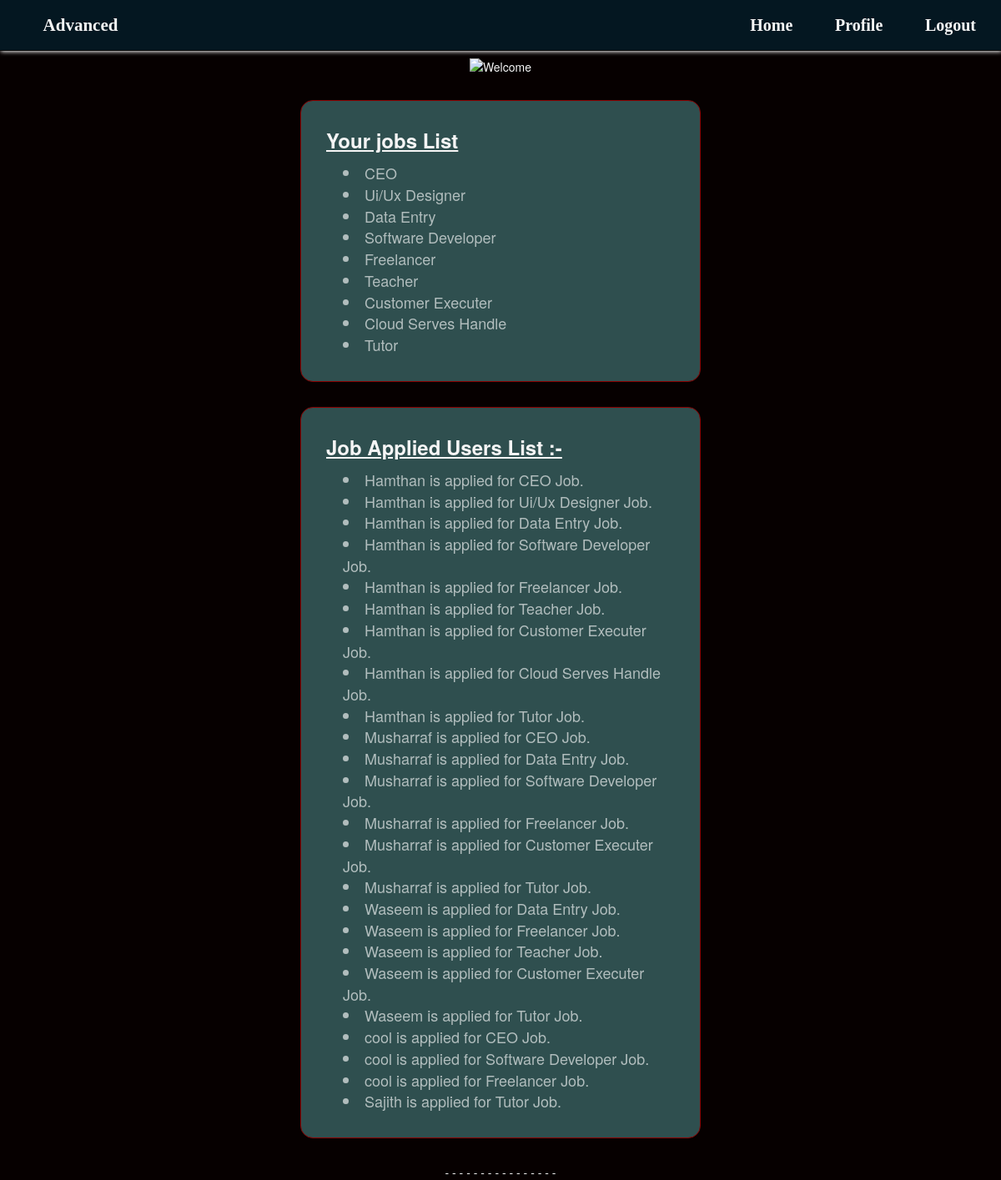
Screenshot of /Access/ (signed in) with the database file from the repository.
### App/models.py (models this page shows)
class job(models.Model):
    position = models.CharField(max_length=50)
    company = models.CharField(max_length=50,null=True)
    salary = models.FloatField()
    mail = models.EmailField(default='@gmail.com')
    creater = models.ForeignKey(User,on_delete=models.CASCADE)
    def __str__(self):
        return self.position

### candidate/models.py (models this page shows, shortened)
class CandidateJobMap(models.Model):
    candidate = models.ForeignKey(User,on_delete=models.CASCADE)
    Job = models.ForeignKey('App.job',on_delete=models.CASCADE)
    job_owner = models.CharField(max_length=20,null=True)

### Admin_Panel/views.py (the view)
# urls.py: path("Access/",views.write,name="Access"),
@ login_required
def write(request):
    if request.user.last_name == '( Admin )' or request.user.last_name == '( client )':
        if request.user.last_name == '( Admin )':
            j = job.objects.all()
            jm = CandidateJobMap.objects.all()
        else:
            j = job.objects.filter(creater=request.user)
            jm = CandidateJobMap.objects.filter(job_owner=request.user)
        return render(request, 'blank.html',{"my_job":j,"applay_job":jm})
    else:
        return render(request, 'free.html')

### templates/blank.html (shortened to what this page needs)
{% extends "index.html" %} {% block content %}
<body bgcolor="black">
<center>
    <img style="margin-top: 70px;" src="https://t3.ftcdn.net/jpg/03/67/35/72/360_F_367357209_BG07SVnnB4HSHSaMiHajfZhrZZAE859A.jpg" alt="Welcome">
    <div class="the_job">
        <ul type="square" id="title_of_show"><u>Your jobs List</u> </ul>
        {% for i in my_job %}
        <li id="jobs_show">{{i}}</li>
        {% endfor %}
    </div>
    <div class="the_job">
        <ul type="square" id="title_of_show"><u>Job Applied Users List :- </u> </ul>
        {% for i in applay_job %}
        <li id="jobs_show">{{i.candidate}} is applied for {{i.Job}} Job.</li>
        {% endfor %}
    </div>
</center>
</body>
</html>
{% endblock %}

### static/css/job.css (style rules this page uses)
* { margin: 0; padding: 0; }
body { background-color: rgba(6, 0, 0, 1); color: whitesmoke; width: 100%; height: 100vh; }
#title_of_show { color: whitesmoke; font-size: x-large; text-align: left; font-weight: bolder; }
#jobs_show { color: rgba(255, 255, 255, 0.626); font-size: large; text-align: left; margin-left: 20px; }
.the_job { width: 40%; border-radius: 15px; border: 1px solid darkred; height: fit-content; padding: 30px; margin: 30px; background-color: darkslategrey; }

### rows the page displays
job: position "CEO"
job: position "Ui/Ux Designer"
job: position "Data Entry"
job: position "Software Developer"
job: position "Freelancer"
job: position "Teacher"
job: position "Customer Executer"
job: position "Cloud Serves Handle"
job: position "Tutor"
CandidateJobMap: candidate "Hamthan", Job "CEO"
CandidateJobMap: candidate "Hamthan", Job "Ui/Ux Designer"
CandidateJobMap: candidate "Hamthan", Job "Data Entry"
CandidateJobMap: candidate "Hamthan", Job "Software Developer"
CandidateJobMap: candidate "Hamthan", Job "Freelancer"
CandidateJobMap: candidate "Hamthan", Job "Teacher"
CandidateJobMap: candidate "Hamthan", Job "Customer Executer"
CandidateJobMap: candidate "Hamthan", Job "Cloud Serves Handle"
CandidateJobMap: candidate "Hamthan", Job "Tutor"
CandidateJobMap: candidate "Musharraf", Job "CEO"
CandidateJobMap: candidate "Musharraf", Job "Data Entry"
CandidateJobMap: candidate "Musharraf", Job "Software Developer"
CandidateJobMap: candidate "Musharraf", Job "Freelancer"
CandidateJobMap: candidate "Musharraf", Job "Customer Executer"
CandidateJobMap: candidate "Musharraf", Job "Tutor"
CandidateJobMap: candidate "Waseem", Job "Data Entry"
CandidateJobMap: candidate "Waseem", Job "Freelancer"
CandidateJobMap: candidate "Waseem", Job "Teacher"
CandidateJobMap: candidate "Waseem", Job "Customer Executer"
CandidateJobMap: candidate "Waseem", Job "Tutor"
CandidateJobMap: candidate "cool", Job "CEO"
CandidateJobMap: candidate "cool", Job "Software Developer"
CandidateJobMap: candidate "cool", Job "Freelancer"
CandidateJobMap: candidate "Sajith", Job "Tutor"
